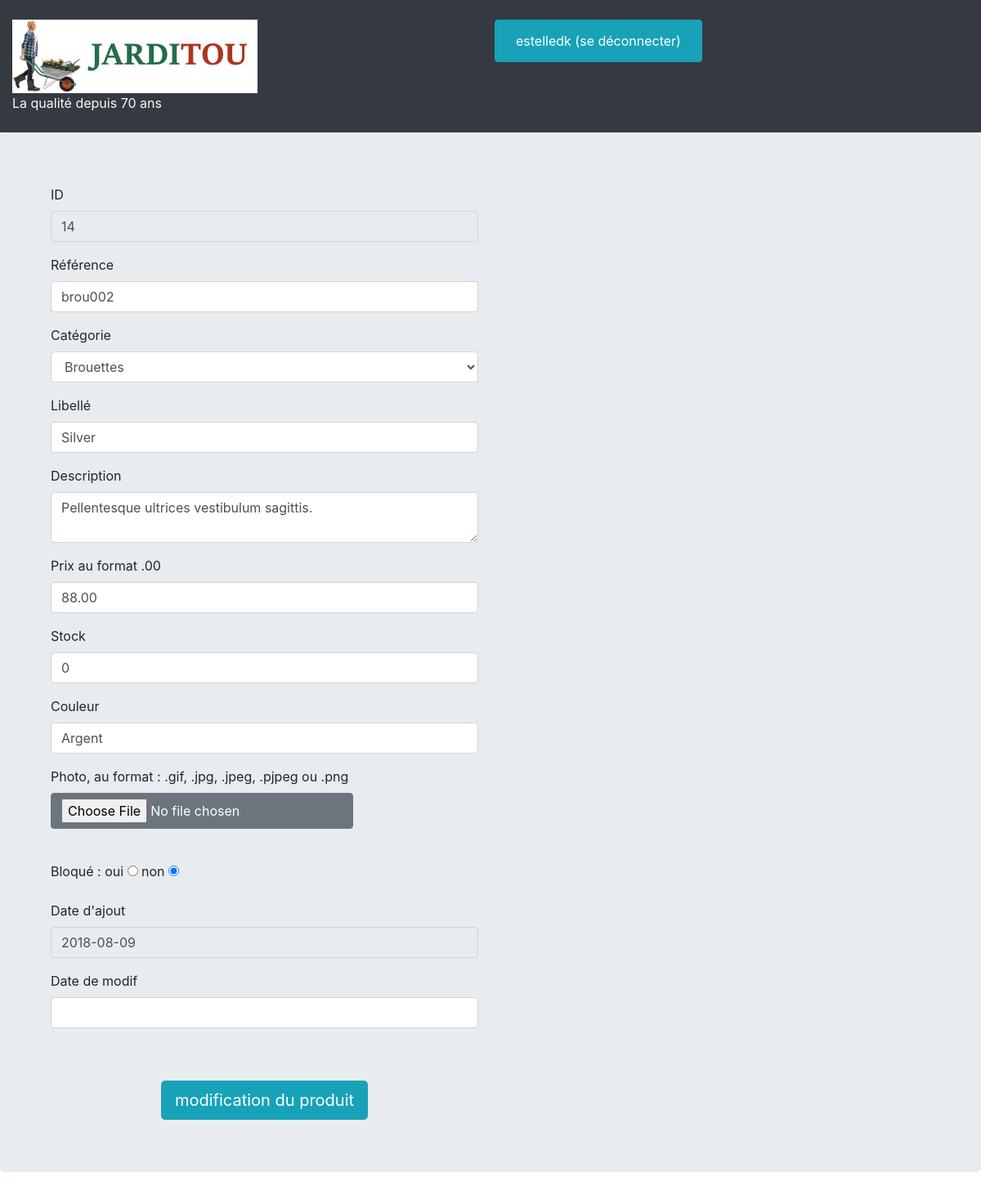
/views/formulaireUpdate.php?pro_id=14 (signed in), run on the app's committed database.
### tables this page shows
CREATE TABLE IF NOT EXISTS `produits` (
  `pro_id` int(10) UNSIGNED NOT NULL AUTO_INCREMENT COMMENT 'Clé de la table produits',
  `pro_cat_id` int(10) UNSIGNED NOT NULL COMMENT 'Catégorie du produit',
  `pro_ref` varchar(10) NOT NULL COMMENT 'Référence produit',
  `pro_libelle` varchar(200) NOT NULL COMMENT 'Nom du produit',
  `pro_description` varchar(1000) DEFAULT NULL COMMENT 'Description du produit',
  `pro_prix` decimal(6,2) UNSIGNED NOT NULL COMMENT 'Prix ',
  `pro_stock` int(11) NOT NULL DEFAULT '0' COMMENT 'Nombre d''unités en stock',
  `pro_couleur` varchar(30) DEFAULT NULL COMMENT 'Couleur',
  `pro_photo` varchar(4) DEFAULT 'jpg' COMMENT 'Extension de la photo',
  `pro_d_ajout` date NOT NULL COMMENT 'Date d''ajout',
  `pro_d_modif` datetime DEFAULT NULL COMMENT 'Date de modification',
  `pro_bloque` tinyint(1) DEFAULT NULL COMMENT 'Bloquer le produit à la vente',
  PRIMARY KEY (`pro_id`),
  UNIQUE KEY `idx_pro_ref` (`pro_ref`),
  KEY `fk_produits_cat_id` (`pro_cat_id`)
);

CREATE TABLE IF NOT EXISTS `categories` (
  `cat_id` int(10) UNSIGNED NOT NULL AUTO_INCREMENT COMMENT 'Clé de la table catégorie',
  `cat_nom` varchar(200) NOT NULL COMMENT 'Nom de la catégorie',
  `cat_parent` int(10) UNSIGNED DEFAULT NULL COMMENT 'Catégorie parente',
  PRIMARY KEY (`cat_id`),
  KEY `fk_categories_cat_parent` (`cat_parent`)
);

### model/modFormUpdate.php (called while the page is built, shortened)
<?php
$pro_id = $_GET['pro_id'];
$selectProd = 'SELECT * FROM produits
			WHERE pro_id ='.$pro_id;
$reponseProd = $db->query($selectProd);
$fetchProd = $reponseProd->fetch(PDO::FETCH_OBJ);
$selectCat = 'SELECT cat_id, cat_nom FROM categories
			ORDER BY cat_nom ASC';
$reponseCat = $db->query($selectCat);
?>

### views/formulaireUpdate.php (the view, shortened to what this page needs)
<?php
include ('header1headSession.php'); ?>
<?php
include ('header2bodyImg.php');
include ('../controler/ctrlFormUpdate.php');
include ('../model/modFormUpdate.php');
?>
<form action="" method="POST" enctype="multipart/form-data">
<div class="jumbotron">
<div class="container">
<div class="col-6">
	<div class="form-group col-xs-6">
		<label for="pro_id">ID</label>
		<input id="pro_id" name="pro_id" type="text" class="form-control" value="<?php echo $fetchProd->pro_id; ?>" readonly="readonly">
	</div>
	<div class="form-group col-xs-6">
		<label for="ref">Référence</label>
		<input id="ref" name="ref" type="text" class="form-control" value="<?php echo isset($_POST['ref']) ? $_POST['ref'] : $fetchProd->pro_ref ?>">
	</div>
	<div class="form-group col-xs-6">
        <label for="categories">Catégorie</label>
		<select id="categories" name="categories" class="form-control">
        <?php
            while ($fetchCat = $reponseCat->fetch(PDO::FETCH_OBJ))
            { ?>
				<option value="<?php echo $fetchCat->cat_id ?>"<?php echo isset($_POST['categories']) && $_POST['categories'] == $fetchCat->cat_id || $fetchCat->cat_id == $fetchProd->pro_cat_id  ? 'selected' : '' ?>><?php echo $fetchCat->cat_nom ?></option>
		<?php
			} ?>
        </select>
	 </div>
	<div class="form-group col-xs-6">
		<label for="label">Libellé</label>
		<input id="label" name="label" type="text" class="form-control" value="<?php echo isset($_POST['label']) ? $_POST['label'] : $fetchProd->pro_libelle ?>">
	</div>
	<div class="form-group col-xs-6">
		<label for="description">Description</label>
		<textarea id="description" name="description" class="form-control" cols="150" rows=auto><?php echo isset($_POST['decription']) ? $_POST['description'] : $fetchProd->pro_description ?></textarea>
	</div>
	<div class="form-group col-xs-6" class="text-right">
		<label for="price">Prix au format .00</label>
		<input id="price" name="price" type="text" class="form-control" value="<?php echo isset($_POST['price']) ? $_POST['price'] : $fetchProd->pro_prix ?>">
	</div>
	<div class="form-group col-xs-6">
		<label for="stock">Stock</label>
		<input id="stock" name="stock" type="text" class="form-control" value="<?php echo isset($_POST['stock']) ? $_POST['stock'] : $fetchProd->pro_stock ?>">
	</div>
	<div class="form-group col-xs-6">
		<label for="color">Couleur</label>
		<input id="color" name="color" type="text" class="form-control" value="<?php echo isset($_POST['color']) ? $_POST['color'] : $fetchProd->pro_couleur ?>">
	</div>
	<div class="form-group col-xs-6">
		<label for="file">Photo, au format : .gif, .jpg, .jpeg, .pjpeg ou .png</label><br>
		<input id="file" name="file" type="file" class="btn btn-secondary" size="30">
	</div><br>
	<div class="form-row">
		<div class="form-group col-l-6">
				<label>Bloqué :  oui</label>
				<input name="radio2" type="radio" value="1">
				<label>non</label>
				<input name="radio2" type="radio" value="2" checked>
		 </div>
	</div>
	<div class="form-group col-xs-6">
		<label for="dateAjout">Date d'ajout</label>
		<input id="dateAjout" name="dateAjout" type="text" class="form-control" value="<?php echo $fetchProd->pro_d_ajout; ?>" readonly="readonly">
	</div>
	<div class="form-group col-xs-6">
		<label for="dateModif">Date de modif</label>
		<input id="dateModif" name="dateModif" type="text" class="form-control" value="<?php echo isset($_POST['dateModif']) ? $_POST['dateModif'] : $fetchProd->pro_d_modif ?>">
	</div>
    <br><br>
    <div class="text-center">
		<input name="submit" type="submit" class="btn btn-info btn-lg" value="modification du produit">
	</div>
</div>
</form>
</body>
</html>

### data on the page
produits: pro_id "14", ref "brou002", categories "Brouettes", label "Silver", description "Pellentesque ultrices vestibulum sagittis.", price "88.00", stock "0", color "Argent", dateAjout "2018-08-09"

### other printed values
$_SESSION['login'] "estelledk"
